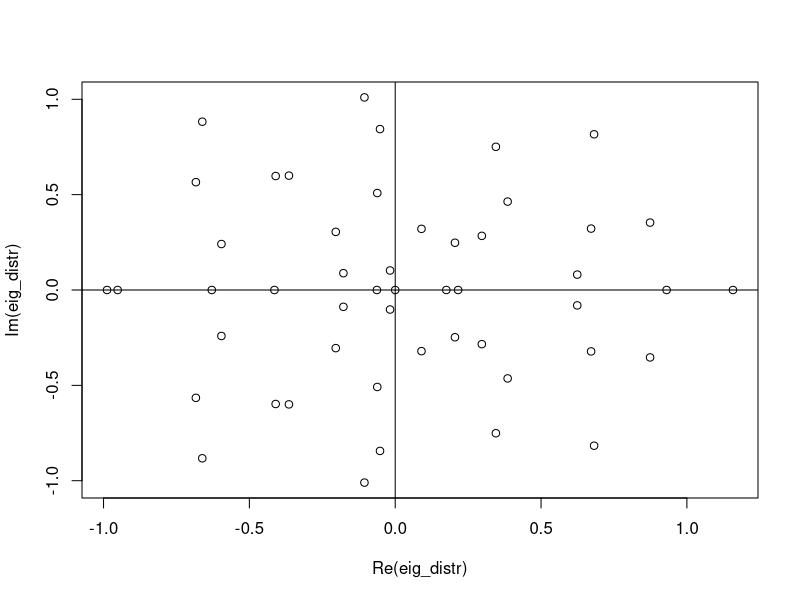

Generate this figure with R:
## ---- chunk 1
# Draw the distribution
S <- 50
C <- 0.1
sigma = 0.5
L <- matrix(0, nr = S, nc = S)
int <- matrix(rnorm(S^2, mean = 0, sd = sigma), 
nr = S, nc = S)
rand <- matrix(runif(S^2,0,1),nr=S,nc=S)
L[rand<C] = int[rand<C]
eig_distr <- eigen(L)$values
plot(eig_distr)
abline(h = 0)
abline(v = 0)
